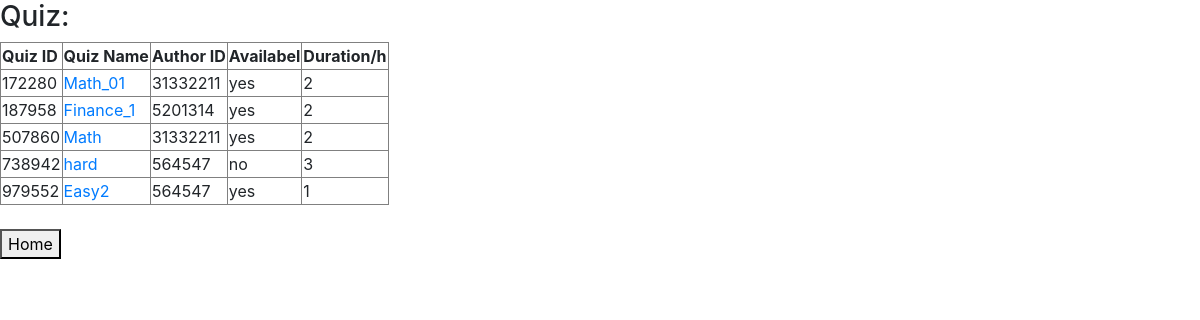
The app's page /php/view_quiz.php?username=m33394mr&status=Student with its own data.
### tables this page shows
CREATE TABLE `Quiz` (
  `Quiz_ID` int NOT NULL,
  `Quiz_name` varchar(20) DEFAULT NULL,
  `Author_ID` int NOT NULL,
  `Quiz_Available` varchar(20) NOT NULL,
  `Quiz_Duration` varchar(20) DEFAULT NULL,
  PRIMARY KEY (`Quiz_ID`),
  UNIQUE KEY `Quiz_ID` (`Quiz_ID`),
  KEY `Author_ID` (`Author_ID`),
  CONSTRAINT `Quiz_ibfk_1` FOREIGN KEY (`Author_ID`) REFERENCES `Author` (`Author_ID`)
);

### php/view_quiz.php (the view, shortened to what this page needs)
<!DOCTYPE html>
<html lang="en">
<head>
    <link rel="stylesheet" href="https://stackpath.bootstrapcdn.com/bootstrap/4.4.1/css/bootstrap.min.css">
</head>
<body>
    <div id=#wrapper>
    <h3>Quiz: </h3>
    <?php
    $status = $_GET['status'];
    $username = $_GET['username'];
    if ($status == "Staff") {
        showQuizForAuthor($username);
    }
    else if ($status == "Student") {
        showQuizForStu($username);
    }
    echo "<br><a href='home.php?username=$username'>
                <button>Home</button>
                </a><br>";
    ?>
    </div>
</body>
</html>
<?php
function getAllQuiz() {
    $sql = "SELECT * FROM Quiz";
    $pdo = new pdo('mysql:host=localhost;dbname=m33394mr', 'root', 'root');
	$pdo->setAttribute(PDO::ATTR_ERRMODE, PDO::ERRMODE_WARNING);
    $stmt = $pdo->prepare($sql);
	$stmt->execute();
    $stmt->setFetchMode(PDO::FETCH_ASSOC);
    $quiz = array();
    while ($row = $stmt->fetch()) {
        $quizid = $row['Quiz_ID'];
        $quiz[$quizid] = $row;
    }
    return $quiz;
}
function showQuizForStu($username) {
    $quiz = getAllQuiz();
    echo "<table border='1'>
            <tr>
                <th>Quiz ID</th><th>Quiz Name</th><th>Author ID</th><th>Availabel</th><th>Duration/h</th>
            </tr>";
    foreach ($quiz as $row) {
        $qid = $row['Quiz_ID'];
        $qn = $row['Quiz_name'];
        $aid = $row['Author_ID'];
        $qa = $row['Quiz_Available'];
        $qd = $row['Quiz_Duration'];
        echo "<tr>
                <td>$qid</td>
                <td><a href='do_quiz.php?username=$username&quizid=$qid'>$qn</a></td>
                <td>$aid</td><td>$qa</td><td>$qd</td>
            <tr>";
    }
    echo "</table>";
}
?>

### records on screen
quiz: Quiz_ID "172280", Quiz_name "Math_01", Author_ID "31332211", Quiz_Available "yes", Quiz_Duration "2"
quiz: Quiz_ID "187958", Quiz_name "Finance_1", Author_ID "5201314", Quiz_Available "yes", Quiz_Duration "2"
quiz: Quiz_ID "507860", Quiz_name "Math", Author_ID "31332211", Quiz_Available "yes", Quiz_Duration "2"
quiz: Quiz_ID "738942", Quiz_name "hard", Author_ID "564547", Quiz_Available "no", Quiz_Duration "3"
quiz: Quiz_ID "979552", Quiz_name "Easy2", Author_ID "564547", Quiz_Available "yes", Quiz_Duration "1"
